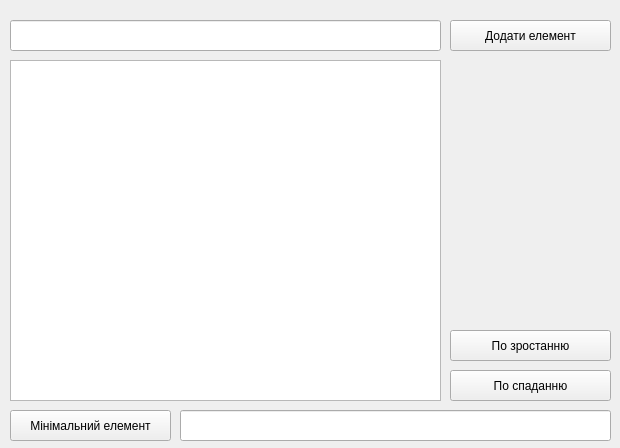
<?xml version="1.0" encoding="UTF-8"?>
<ui version="4.0">
 <class>MainWindow</class>
 <widget class="QMainWindow" name="MainWindow">
  <property name="geometry">
   <rect>
    <x>0</x>
    <y>0</y>
    <width>620</width>
    <height>448</height>
   </rect>
  </property>
  <property name="windowTitle">
   <string>MainWindow</string>
  </property>
  <widget class="QWidget" name="centralwidget">
   <widget class="QLineEdit" name="lineEdit">
    <property name="geometry">
     <rect>
      <x>10</x>
      <y>20</y>
      <width>431</width>
      <height>31</height>
     </rect>
    </property>
   </widget>
   <widget class="QPushButton" name="pushButton">
    <property name="geometry">
     <rect>
      <x>450</x>
      <y>20</y>
      <width>161</width>
      <height>31</height>
     </rect>
    </property>
    <property name="text">
     <string>Додати елемент</string>
    </property>
   </widget>
   <widget class="QListWidget" name="listWidget">
    <property name="geometry">
     <rect>
      <x>10</x>
      <y>60</y>
      <width>431</width>
      <height>341</height>
     </rect>
    </property>
   </widget>
   <widget class="QPushButton" name="pushButton_2">
    <property name="geometry">
     <rect>
      <x>10</x>
      <y>410</y>
      <width>161</width>
      <height>31</height>
     </rect>
    </property>
    <property name="text">
     <string>Мінімальний елемент</string>
    </property>
   </widget>
   <widget class="QLineEdit" name="lineEdit_2">
    <property name="geometry">
     <rect>
      <x>180</x>
      <y>410</y>
      <width>431</width>
      <height>31</height>
     </rect>
    </property>
   </widget>
   <widget class="QPushButton" name="pushButton_3">
    <property name="geometry">
     <rect>
      <x>450</x>
      <y>330</y>
      <width>161</width>
      <height>31</height>
     </rect>
    </property>
    <property name="text">
     <string>По зростанню</string>
    </property>
   </widget>
   <widget class="QPushButton" name="pushButton_4">
    <property name="geometry">
     <rect>
      <x>450</x>
      <y>370</y>
      <width>161</width>
      <height>31</height>
     </rect>
    </property>
    <property name="text">
     <string>По спаданню</string>
    </property>
   </widget>
  </widget>
 </widget>
 <resources/>
 <connections/>
</ui>
